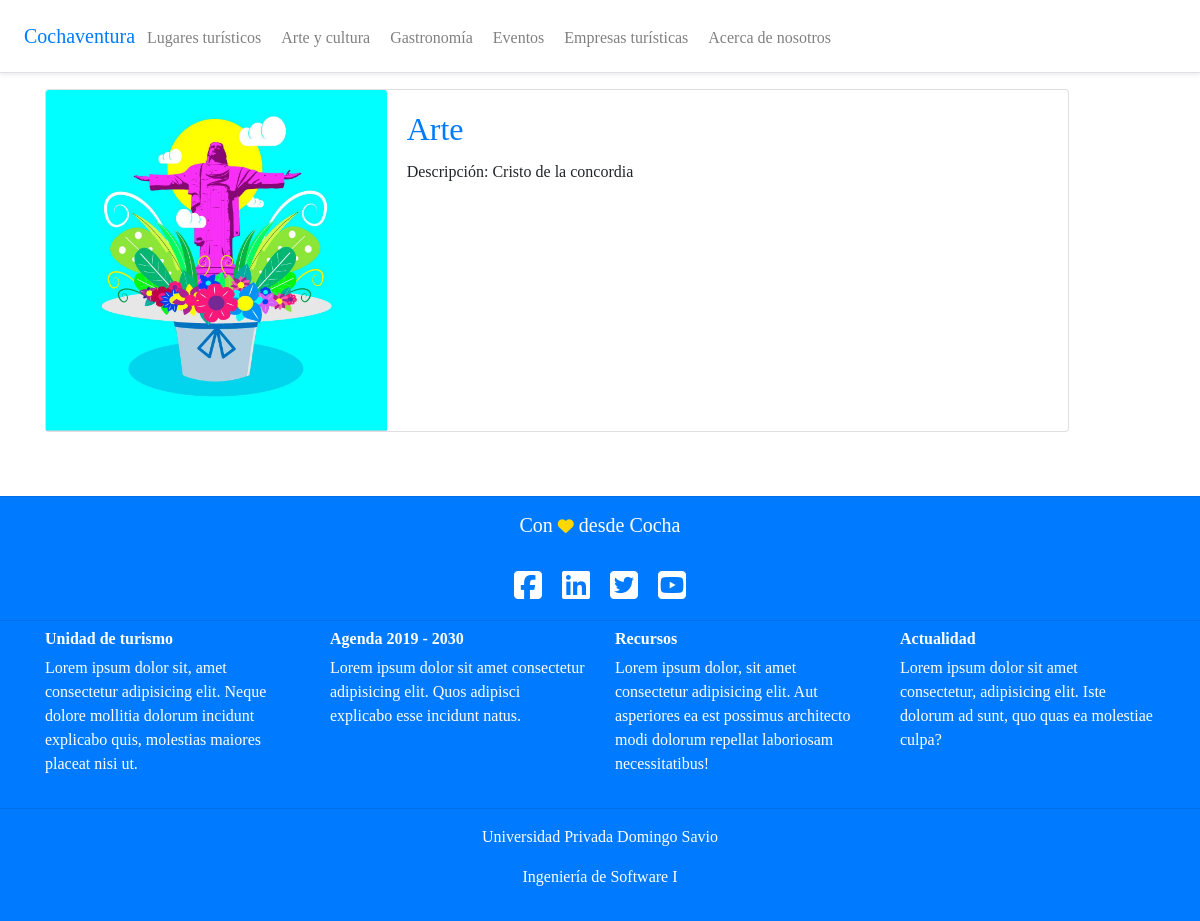
Page /artecultura/ on the committed database.
### artecultura/models.py (models this page shows, shortened)
class Artecultura(models.Model):
	nombre = models.CharField(max_length=200)
	descripcion = models.CharField(max_length=250)
	cover = models.ImageField(upload_to='covers/', blank=True)
	created = models.DateTimeField(auto_now_add=True)
	updated = models.DateTimeField(auto_now_add=True)
	class Meta:
		verbose_name = 'arte y cultura'
		verbose_name_plural = 'artes y cultura'
	def get_absolute_url(self):
		return reverse('artecultura_detail', kwargs={'pk': str(self.pk)})

### artecultura/views.py (the view)
# urls.py: path('', ArteculturaListView.as_view(), name='artecultura_list'),
class ArteculturaListView(ListView):
	model = Artecultura
	context_object_name = 'artecultura_list'
	template_name = 'artecultura/artecultura_list.html'

### templates/artecultura/artecultura_list.html (shortened to what this page needs)
{% extends '_base.html' %}
{% block content %}
	{% for artecultura in object_list %}
	<div class="card mb-3" style="max-width: 1024px;">
		<div class="row no-gutters">
			<div class="col-md-4">
				<img class="arteculturacover card-img-top" src="{{ artecultura.cover.url}}" alt="{{ artecultura.nombre }}">
    		</div>
    		<div class="col-md-8">
    			<div class="card-body">
	    			<h2 class="card-title"><a href="{{ artecultura.get_absolute_url }}">{{ artecultura.nombre }}</a></h2>
	    			<p class="card-text">Descripción: {{ artecultura.descripcion }}</p>
      			</div>
    		</div>
  		</div>
	</div>
	<br><br>
	{% endfor %}
{% endblock content %}

### rows in the picture
Artecultura: cover (picture), nombre "Arte", descripcion "Cristo de la concordia"
